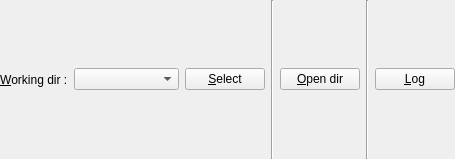
<?xml version="1.0" encoding="UTF-8"?>
<ui version="4.0">
 <class>WorkingDirWidget</class>
 <widget class="QWidget" name="WorkingDirWidget">
  <property name="geometry">
   <rect>
    <x>0</x>
    <y>0</y>
    <width>455</width>
    <height>159</height>
   </rect>
  </property>
  <property name="windowTitle">
   <string>Form</string>
  </property>
  <layout class="QHBoxLayout" name="horizontalLayout" stretch="0,1,0,0,0,0,0">
   <property name="leftMargin">
    <number>0</number>
   </property>
   <property name="topMargin">
    <number>0</number>
   </property>
   <property name="rightMargin">
    <number>0</number>
   </property>
   <property name="bottomMargin">
    <number>0</number>
   </property>
   <item>
    <widget class="QLabel" name="label">
     <property name="text">
      <string>&amp;Working dir :</string>
     </property>
     <property name="buddy">
      <cstring>workingDirCB</cstring>
     </property>
    </widget>
   </item>
   <item>
    <widget class="EllipsisComboBox" name="workingDirCB">
     <property name="toolTip">
      <string>Selected working directory</string>
     </property>
     <property name="statusTip">
      <string>Selected working directory</string>
     </property>
     <property name="editable">
      <bool>false</bool>
     </property>
    </widget>
   </item>
   <item>
    <widget class="QPushButton" name="workingDirPB">
     <property name="toolTip">
      <string>Open a directory selection dialog</string>
     </property>
     <property name="statusTip">
      <string>Open a directory selection dialog</string>
     </property>
     <property name="text">
      <string>&amp;Select</string>
     </property>
    </widget>
   </item>
   <item>
    <widget class="Line" name="line">
     <property name="orientation">
      <enum>Qt::Vertical</enum>
     </property>
    </widget>
   </item>
   <item>
    <widget class="QPushButton" name="browseCB">
     <property name="toolTip">
      <string>Open a File Explorer window in the selected working dir</string>
     </property>
     <property name="statusTip">
      <string>Open a File Explorer window in the selected working dir</string>
     </property>
     <property name="text">
      <string>&amp;Open dir</string>
     </property>
    </widget>
   </item>
   <item>
    <widget class="Line" name="line_2">
     <property name="orientation">
      <enum>Qt::Vertical</enum>
     </property>
    </widget>
   </item>
   <item>
    <widget class="QPushButton" name="logPB">
     <property name="text">
      <string>&amp;Log</string>
     </property>
    </widget>
   </item>
  </layout>
 </widget>
 <customwidgets>
  <customwidget>
   <class>EllipsisComboBox</class>
   <extends>QComboBox</extends>
   <header>ellipsiscombobox.h</header>
  </customwidget>
 </customwidgets>
 <resources/>
 <connections/>
</ui>
